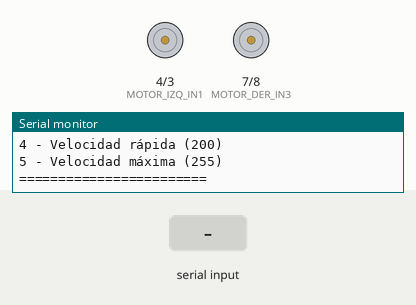
The sketch below on a simulated Arduino Uno, built with avr-gcc and run on an emulated ATmega328P. Shown: motor-driver pin pairs drawn as motors (green arrow = first pin HIGH = forward, orange = second pin HIGH = backward, longer = more drive, scaled by the enable pin), the last lines printed to the serial monitor. Inputs (shaded band) come from the test bench.

Above: at 1.5 s.
1.6 s: "w" received over Serial
At 2.8 s:
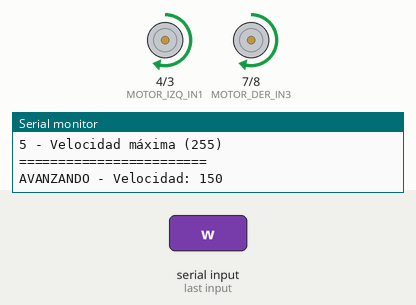
3.1 s: "s" received over Serial
At 3.8 s:
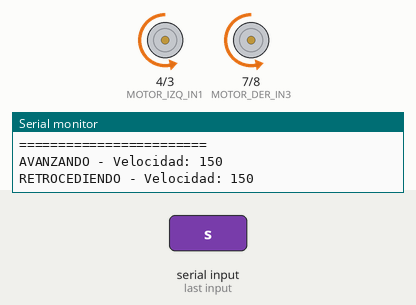
4.6 s: "a" received over Serial
At 5.0 s:
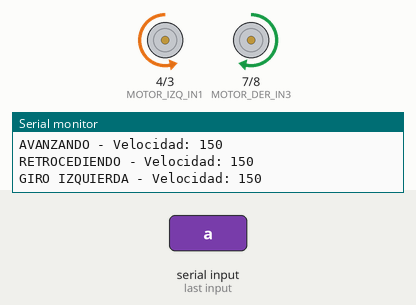
6.1 s: "d" received over Serial
At 7.3 s:
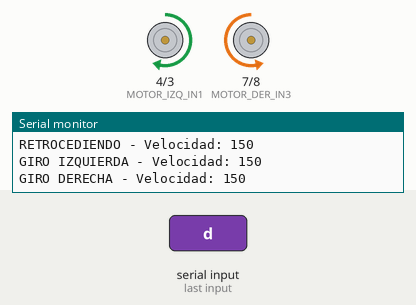
7.6 s: "q" received over Serial
At 8.7 s:
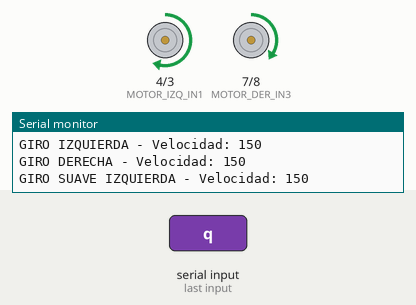
9.1 s: "e" received over Serial
At 9.6 s:
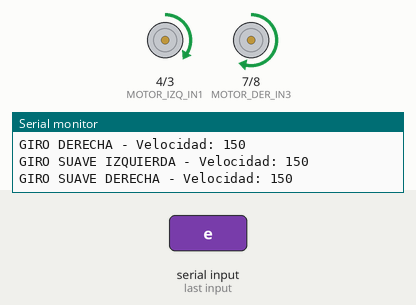
Timing chart, 0 to 11.6 s (numbered marks = the images above; inputs shaded):
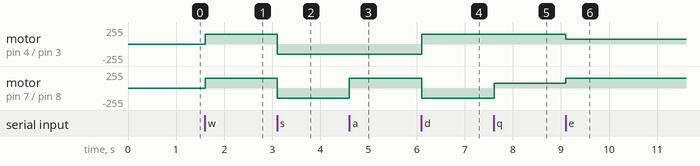

Measured:
- after the input at 1.6 s, motor on pin 4 (MOTOR_IZQ_IN1) / pin 3 (MOTOR_IZQ_IN2), motor on pin 7 (MOTOR_DER_IN3) / pin 8 (MOTOR_DER_IN4): stopped → forward 150/255 at once
- after the input at 3.1 s, motor on pin 4 (MOTOR_IZQ_IN1) / pin 3 (MOTOR_IZQ_IN2), motor on pin 7 (MOTOR_DER_IN3) / pin 8 (MOTOR_DER_IN4): forward 150/255 → backward 150/255 at once
- after the input at 4.6 s, motor on pin 7 (MOTOR_DER_IN3) / pin 8 (MOTOR_DER_IN4): backward 150/255 → forward 150/255 at once
- after the input at 6.1 s, motor on pin 4 (MOTOR_IZQ_IN1) / pin 3 (MOTOR_IZQ_IN2): backward 150/255 → forward 150/255 at once; motor on pin 7 (MOTOR_DER_IN3) / pin 8 (MOTOR_DER_IN4): forward 150/255 → backward 150/255 at once
- after the input at 7.6 s, motor on pin 7 (MOTOR_DER_IN3) / pin 8 (MOTOR_DER_IN4): backward 150/255 → forward 75/255 at once
- after the input at 9.1 s, motor on pin 4 (MOTOR_IZQ_IN1) / pin 3 (MOTOR_IZQ_IN2): forward 150/255 → forward 75/255 at once; motor on pin 7 (MOTOR_DER_IN3) / pin 8 (MOTOR_DER_IN4): forward 75/255 → forward 150/255 at once

The sketch:

Testeo_Motores.ino
```cpp
// Testeo_Motores.ino - Control básico de motores DC con L298N
// Open Lambot - Testeo de motores

// ====== FALTA AJUSTARLOS ======
#define MOTOR_IZQ_ENA 5    // PWM velocidad motor izquierdo
#define MOTOR_IZQ_IN1 4    // Control dirección 1 izquierdo
#define MOTOR_IZQ_IN2 3    // Control dirección 2 izquierdo

#define MOTOR_DER_ENB 6    // PWM velocidad motor derecho
#define MOTOR_DER_IN3 7    // Control dirección 1 derecho
#define MOTOR_DER_IN4 8    // Control dirección 2 derecho
// ======================================================

void setup() {
  Serial.begin(9600);

  // Configurar pines de motores como salidas
  pinMode(MOTOR_IZQ_ENA, OUTPUT);
  pinMode(MOTOR_IZQ_IN1, OUTPUT);
  pinMode(MOTOR_IZQ_IN2, OUTPUT);

  pinMode(MOTOR_DER_ENB, OUTPUT);
  pinMode(MOTOR_DER_IN3, OUTPUT);
  pinMode(MOTOR_DER_IN4, OUTPUT);

  // Inicializar motores detenidos
  detenerMotores();

  Serial.println("=== TESTEO DE MOTORES OPEN LAMBOT ===");
  Serial.println("Comandos disponibles:");
  Serial.println("w - Avanzar");
  Serial.println("s - Retroceder");
  Serial.println("a - Girar izquierda");
  Serial.println("d - Girar derecha");
  Serial.println("q - Giro suave izquierda");
  Serial.println("e - Giro suave derecha");
  Serial.println("x - Detener");
  Serial.println("1 - Velocidad lenta (50)");
  Serial.println("2 - Velocidad media (100)");
  Serial.println("3 - Velocidad normal (150)");
  Serial.println("4 - Velocidad rápida (200)");
  Serial.println("5 - Velocidad máxima (255)");
  Serial.println("========================");
}

// Función para controlar motor izquierdo
void controlMotorIzq(int velocidad, bool adelante) {
  analogWrite(MOTOR_IZQ_ENA, velocidad);
  digitalWrite(MOTOR_IZQ_IN1, adelante ? HIGH : LOW);
  digitalWrite(MOTOR_IZQ_IN2, adelante ? LOW : HIGH);
}

// Función para controlar motor derecho
void controlMotorDer(int velocidad, bool adelante) {
  analogWrite(MOTOR_DER_ENB, velocidad);
  digitalWrite(MOTOR_DER_IN3, adelante ? HIGH : LOW);
  digitalWrite(MOTOR_DER_IN4, adelante ? LOW : HIGH);
}

// Función para detener ambos motores
void detenerMotores() {
  analogWrite(MOTOR_IZQ_ENA, 0);
  analogWrite(MOTOR_DER_ENB, 0);
  digitalWrite(MOTOR_IZQ_IN1, LOW);
  digitalWrite(MOTOR_IZQ_IN2, LOW);
  digitalWrite(MOTOR_DER_IN3, LOW);
  digitalWrite(MOTOR_DER_IN4, LOW);
}

// Función para avanzar
void avanzar(int velocidad) {
  controlMotorIzq(velocidad, true);
  controlMotorDer(velocidad, true);
  Serial.print("AVANZANDO - Velocidad: ");
  Serial.println(velocidad);
}

// Función para retroceder
void retroceder(int velocidad) {
  controlMotorIzq(velocidad, false);
  controlMotorDer(velocidad, false);
  Serial.print("RETROCEDIENDO - Velocidad: ");
  Serial.println(velocidad);
}

// Función para girar izquierda (giro sobre sí mismo)
void girarIzquierda(int velocidad) {
  controlMotorIzq(velocidad, false);
  controlMotorDer(velocidad, true);
  Serial.print("GIRO IZQUIERDA - Velocidad: ");
  Serial.println(velocidad);
}

// Función para girar derecha (giro sobre sí mismo)
void girarDerecha(int velocidad) {
  controlMotorIzq(velocidad, true);
  controlMotorDer(velocidad, false);
  Serial.print("GIRO DERECHA - Velocidad: ");
  Serial.println(velocidad);
}

// Función para giro suave izquierda (curva)
void giroSuaveIzquierda(int velocidad) {
  controlMotorIzq(velocidad/2, true);
  controlMotorDer(velocidad, true);
  Serial.print("GIRO SUAVE IZQUIERDA - Velocidad: ");
  Serial.println(velocidad);
}

// Función para giro suave derecha (curva)
void giroSuaveDerecha(int velocidad) {
  controlMotorIzq(velocidad, true);
  controlMotorDer(velocidad/2, true);
  Serial.print("GIRO SUAVE DERECHA - Velocidad: ");
  Serial.println(velocidad);
}

// Variable para controlar velocidad
int velocidad = 150;  // Velocidad media por defecto

void loop() {
  if (Serial.available() > 0) {
    char comando = Serial.read();

    switch (comando) {
      case 'w':  // Avanzar
        avanzar(velocidad);
        break;

      case 's':  // Retroceder
        retroceder(velocidad);
        break;

      case 'a':  // Girar izquierda (sobre sí mismo)
        girarIzquierda(velocidad);
        break;

      case 'd':  // Girar derecha (sobre sí mismo)
        girarDerecha(velocidad);
        break;

      case 'q':  // Giro suave izquierda (curva)
        giroSuaveIzquierda(velocidad);
        break;

      case 'e':  // Giro suave derecha (curva)
        giroSuaveDerecha(velocidad);
        break;

      case 'x':  // Detener
        detenerMotores();
        Serial.println("Motores DETENIDOS");
        break;

      case '1':
        velocidad = 50;
        Serial.print("Velocidad cambiada a: ");
        Serial.println(velocidad);
        break;

      case '2':
        velocidad = 100;
        Serial.print("Velocidad cambiada a: ");
        Serial.println(velocidad);
        break;

      case '3':
        velocidad = 150;
        Serial.print("Velocidad cambiada a: ");
        Serial.println(velocidad);
        break;

      case '4':
        velocidad = 200;
        Serial.print("Velocidad cambiada a: ");
        Serial.println(velocidad);
        break;

      case '5':
        velocidad = 255;
        Serial.print("Velocidad cambiada a: ");
        Serial.println(velocidad);
        break;

      default:
        Serial.println("Comando no reconocido");
        break;
    }
  }

  delay(10);
}
```
